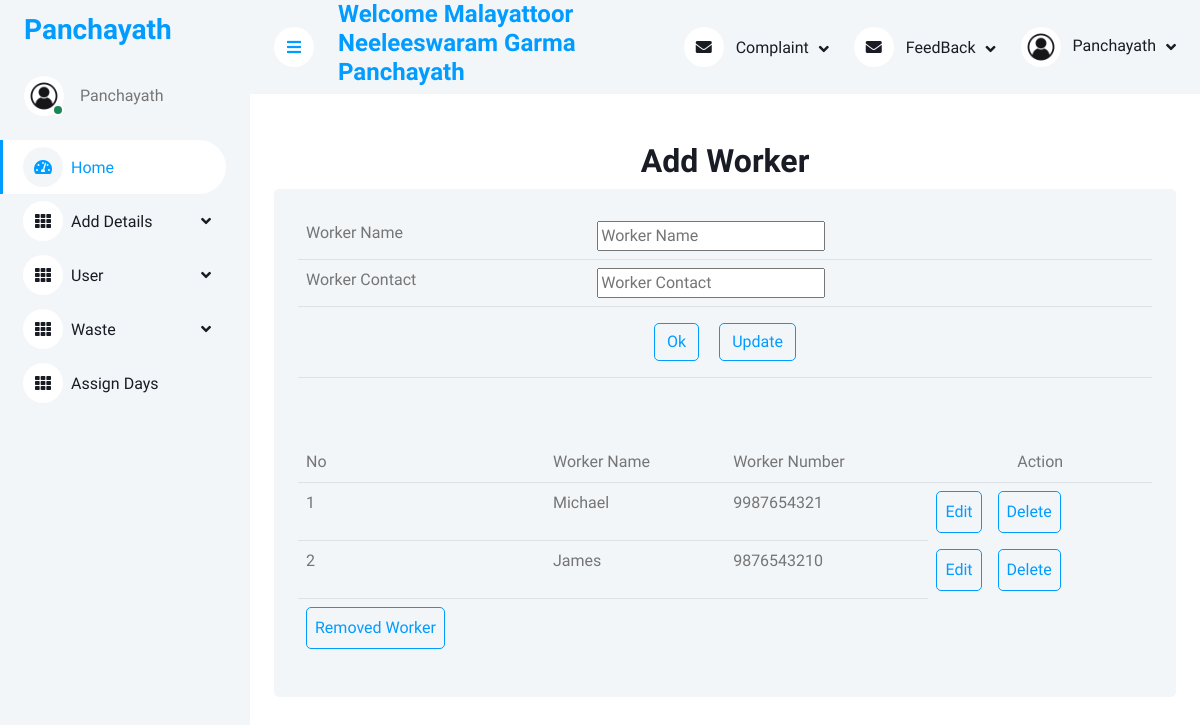
/E-Waste/Panjayath/Add_worker.php (signed in), run on the app's committed database.
### tables this page shows
CREATE TABLE `tbl_worker` (
  `worker_id` int(11) NOT NULL auto_increment,
  `worker_name` varchar(25) NOT NULL,
  `worker_contact` char(10) NOT NULL,
  `worker_status` char(1) NOT NULL default '0',
  PRIMARY KEY  (`worker_id`)
);

### E-Waste/Panjayath/Add_worker.php (the view, shortened to what this page needs)
<!DOCTYPE html>
<html>
<head>
	<div class="container-xxl position-relative bg-white d-flex p-0">
<?php
include("../Connection/Connection.php");
include("Home1.php");
?>
</head>
<body>
<form method="POST">
	<div class="container-fluid pt-4 px-4">
	<h2 align="center">Add Worker</h2>
	<div class="bg-light rounded h-100 p-4">
	<table class="table table-hover">
		<tr>
			<td>Worker Name</td>
			<td><input type="text" name="txtworkername" required="required" autocomplete="off" pattern="[a-zA-Z ]{4,10}" title="Enter the correct name" placeholder="Worker Name" value="<?php echo $workern; ?>"></td>
		</tr>
		<tr>
			<td>Worker Contact</td>
			<td><input type="text" name="txtcontact" required="required" autocomplete="off" pattern="[0-9]{10,10}" title="Enter correct number" placeholder="Worker Contact" value="<?php echo $workerc; ?>"></td>
		</tr>
		<tr>
			<td colspan="2" align="center"><input class="btn btn-outline-primary m-2" type="submit" name="btnsub" value="Ok"> <input class="btn btn-outline-primary m-2" type="submit" name="update" value="Update"></td>
		</tr>
	</table>
</form>
<br><br>
<table class="table table-hover">
	<tr>
		<td>No</td>
		<td>Worker Name</td>
		<td>Worker Number</td>
		<td colspan="2" align="center">Action</td>
	</tr>
	<?php
	$sel = "select * from tbl_worker where worker_status = '0'";
	$result = $con->query($sel);
	if($result->num_rows!=NULL)
	{
		$i=0;
		while($row = $result->fetch_assoc())
		{
			$i = $i + 1;
			?>
			<tr>
				<td><?php echo $i; ?></td>
				<td><?php echo $row["worker_name"]; ?></td>
				<td><?php echo $row["worker_contact"]; ?></td>
				<td class="btn btn-outline-primary m-2"><a href="Add_worker.php?upid=<?php echo $row["worker_id"]; ?>">Edit</a></td>
				<td class="btn btn-outline-primary m-2"><a href="Add_worker.php?delid=<?php echo $row["worker_id"]; ?>">Delete</a></td>
			</tr>
			<?php
		}
	}
	?>
	<tr>
		<td colspan="5" class="btn btn-outline-primary m-2"><a href="Removed_worker.php">Removed Worker</a></td>
	</tr>
</table>
</body>
</html>

### E-Waste/Panjayath/Template/css/style.css (style rules this page uses)
:root { --primary: #009CFF; --light: #F3F6F9; --dark: #191C24; }
.btn { transition: .5s; }

### data on the page
tbl_worker: worker_name "Michael", worker_contact "9987654321"
tbl_worker: worker_name "James", worker_contact "9876543210"

### other printed values
$_SESSION['panname'] "Malayattoor Neeleeswaram Garma Panchayath"
